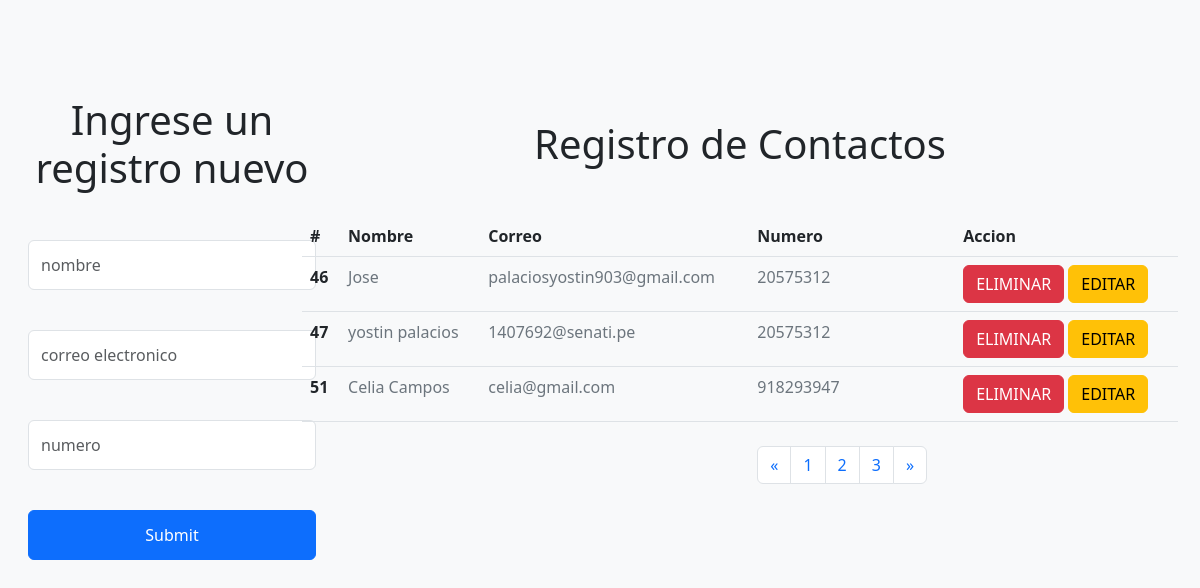
The page / on the database its author committed.
### tables this page shows
CREATE TABLE IF NOT EXISTS `contactosguardados` (
  `idContacto` int NOT NULL AUTO_INCREMENT,
  `nombreContacto` varchar(30) NOT NULL,
  `correoContacto` varchar(35) DEFAULT NULL,
  `numero` int NOT NULL,
  `id_usuario` int NOT NULL,
  PRIMARY KEY (`idContacto`)
);

### controlador/nuevoContacto-controlador.php (called while the page is built, shortened)
<?php
require_once('vista/nuevoContacto-vista.php');
?>

### controlador/movimientos-controlador.php (called while the page is built)
<?php
    require_once 'modelo/movimiento-model.php';
    $arrayMovimientos = new movimientos_model();
    $array = $arrayMovimientos->get_movimientos();
    require_once 'vista/movimientos-vista.php';
?>

### modelo/paginacion-modelo.php (called while the page is built)
<?php
require_once('conexion.php');
$conexion = db2::conexionDB();
try {
    $sql1 = 'SELECT * from contactosguardados';
    $sql1 = $conexion->prepare($sql1);
    $sql1->execute();
    $resul = $sql1->rowCount();
    if (isset($_GET['h'])) {
        if ($_GET['h'] == 1) {
            header('location:index.php');
        } else {
            $pagina = $_GET['h'];
        }
    } else {
        $pagina = 1;
    }
    $cantidad_datos = 3;
    $total_hojas = ceil($resul / $cantidad_datos);
    $inicio_datos = ($pagina - 1) * $cantidad_datos;
} catch (Exception $e) {
    die('error en la paginacion ' . $e->getMessage());
}

### modelo/movimiento-model.php (called while the page is built)
<?php
class movimientos_model
{
    private $base;
    private $contactos;
    public function __construct()
    {
        require_once 'modelo/conexion.php';
        $this->base = db2::conexionDB();
        $this->contactos = array();
    }
    public function get_movimientos()
    {
        require_once 'paginacion-modelo.php';
        try {
            $sql = "SELECT * FROM contactosguardados limit $inicio_datos,$cantidad_datos";
            $salida = $this->base->query($sql);
            while ($fila = $salida->fetch(PDO::FETCH_ASSOC)) {
                $this->contactos[] = $fila;
            }
        } catch (Exception $e) {
            die('error ' . $e->getMessage());
        }
        return $this->contactos;
    }
}

### modelo/conexion.php (called while the page is built)
<?php
class db2
{
    public static function conexionDB()
    {
        try {
            $conexion = new PDO('mysql:host=localhost; dbname=db-agenda', 'root', '');
            $conexion->setAttribute(PDO::ATTR_ERRMODE, PDO::ERRMODE_EXCEPTION);
            $conexion->exec('set character set utf8');
        } catch (Exception $e) {
            die('error ' . $e->getMessage());
            echo 'linea del error ' . $e->getLine();
        }
        return $conexion;
    }
}
?>

### vista/movimientos-vista.php (the view, shortened to what this page needs)
<!DOCTYPE html>
<html lang="en">
<head>
    <link rel="stylesheet" href="/SIS-CONTROL-PRESUPUESTO/src/css/bootstrap.min.css">
</head>
<body>
    <?php
    require 'modelo/paginacion-modelo.php';
    foreach ($array as $resul) {
    ?>
        <tr>
            <th scope="row"><?PHP echo $resul['idContacto']  ?></th>
            <td class="text-secondary"><?php echo $resul['nombreContacto']; ?></td>
            <td class="text-secondary"><?php echo $resul['correoContacto']; ?></td>
            <td class="text-secondary"><?php echo $resul['numero']; ?></td>
            <form action="" method="post" id='enlace'>
                <td>
                    <a name='eliminar' id="eliminar" class="btn btn-danger" href="controlador/eliminar-controlador.php?id=<?php echo $resul['idContacto'] ?>">ELIMINAR</a>
                    <a name='actualizar' class="btn btn-warning" href="controlador/editar-controlador.php?id=<?php echo $resul['idContacto'] ?>">EDITAR</a>
                </td>
            </form>
        </tr>
    <?php
    }
    ?>
    <tr class="">
        <td class="border-0 pt-4"></td>
        <td class="border-0  pt-4"></td>
        <td class="border-0  pt-4"></td>
        <td class="border-0  pt-4">
            <nav aria-label="Page navigation example">
                <ul class="pagination">
                    <li class="page-item">
                        <a class="page-link" href="#" aria-label="Previous">
                            <span aria-hidden="true">&laquo;</span>
                        </a>
                    </li>
                    <?php
                    for ($i = 1; $i <= $total_hojas; $i++) {
                    ?>
                        <li class="page-item"><a class="page-link" href="?h=<?php echo $i ?>"><?php echo $i; ?></a></li>
                    <?php
                    }
                    ?>
                    <li class="page-item">
                        <a class="page-link" href="#" aria-label="Next">
                            <span aria-hidden="true">&raquo;</span>
                        </a>
                    </li>
                </ul>
            </nav>
        </td>
        <td class="border-0"></td>
    </tr>
</body>
</html>

### index.php (shortened to what this page needs)
<!DOCTYPE html>
<html lang="es">
<head>
    <link rel="stylesheet" href="src/css/bootstrap.min.css">
</head>
<body class="bg-secondary-subtle">
    <div class="container float-start mt-5 ms-3 w-50">
        <div class="row-cols-2">
            <div class="col-6 mb-5 mt-5 text-center ">
                <h1>Ingrese un registro nuevo</h1>
            </div>
            <div class="col-6">
                <form action="" method="post">
                    <?php
                    require_once 'controlador/nuevoContacto-controlador.php';
                    ?>
                    <div class="form mb-3">
                        <input type="text" name="nombre" class="form-control" id="" placeholder="nombre">
                    </div>
                    <div class="form mb-3">
                        <input type="text" name="correo" class="form-control" id="" placeholder="correo electronico">
                    </div>
                    <div class="form mb-3">
                        <input type="text" name="numero" class="form-control" id="" placeholder="numero">
                    </div>
                    <div>
                        <input type="submit" name="añadir" class="btn btn-primary col-12">
                    </div>
                </form>
            </div>
            <div class="container position-absolute " style="width: 900px; top: 120px; right: 10px;">
                <div class="col">
                    <div class="text-center mb-5">
                        <h1>Registro de Contactos</h1>
                    </div>
                    <table class="table">
                        <thead>
                            <tr>
                                <th scope="col">#</th>
                                <th scope="col">Nombre</th>
                                <th scope="col">Correo</th>
                                <th scope="col">Numero</th>
                                <th>Accion</th>
                            </tr>
                        </thead>
                        <tbody>
                            <?php
                            require_once 'controlador/movimientos-controlador.php';
                            ?>
                        </tbody>
                    </table>
                </div>
            </div>
        </div>
    </div>
</body>
</html>

### vista/nuevoContacto-vista.php (shortened to what this page needs)
<!DOCTYPE html>
<html lang="en">
<head>
</head>
<body>
</body>
</html>

### index.php (style rules this page uses)
input { height: 50px; }
::placeholder { color: gray; }

### rows shown on the page
contactosguardados: idContacto "46", nombreContacto "Jose", correoContacto "palaciosyostin903@gmail.com", numero "20575312"
contactosguardados: idContacto "47", nombreContacto "yostin palacios", correoContacto "1407692@senati.pe", numero "20575312"
contactosguardados: idContacto "51", nombreContacto "Celia Campos", correoContacto "celia@gmail.com", numero "918293947"
